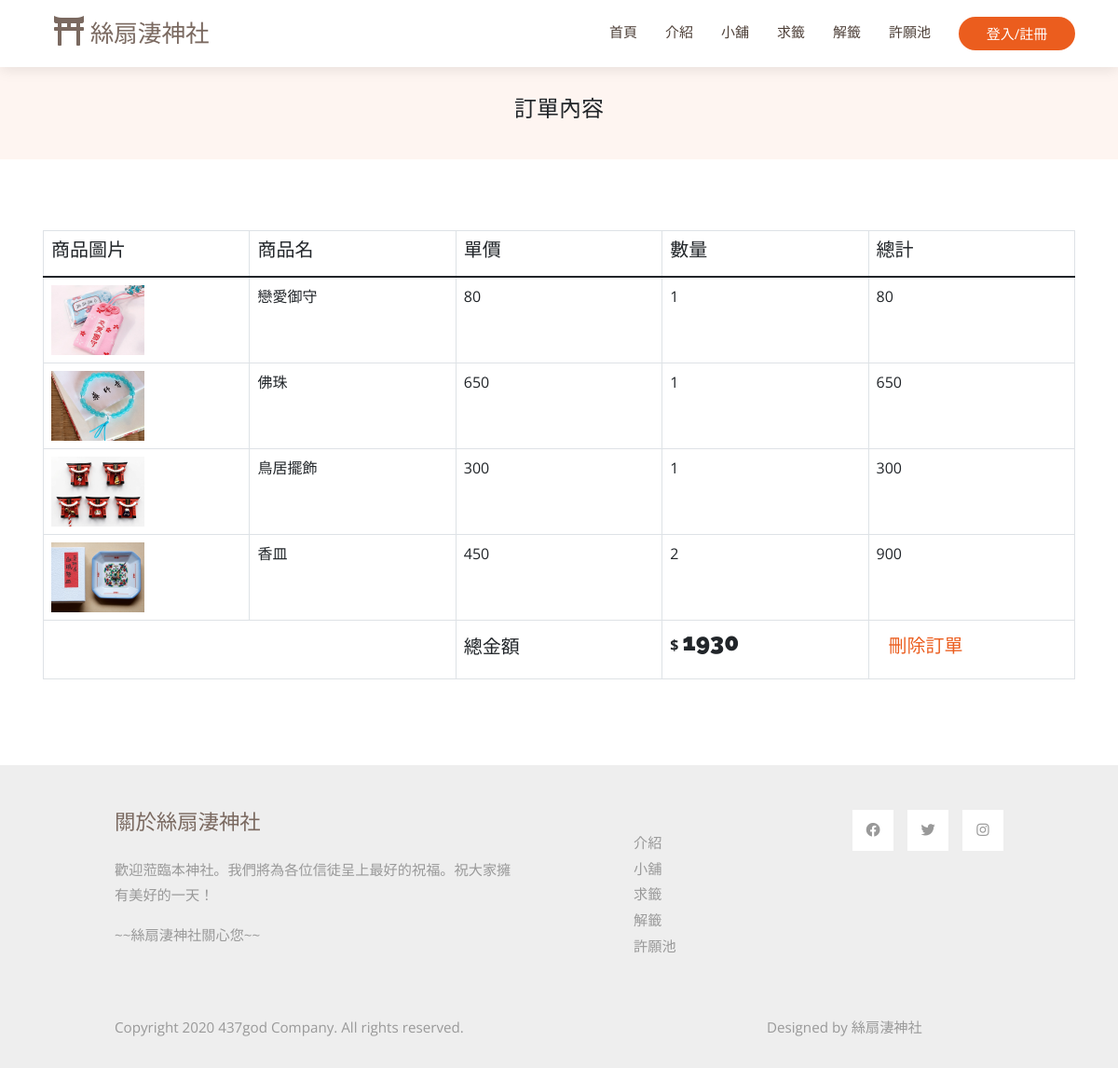
Screenshot of /cart.php?order=4 with the database file from the repository.
### tables this page shows
CREATE TABLE `order_content` (
  `order_id` int(11) NOT NULL,
  `product_name` varchar(20) NOT NULL,
  `product_quantity` int(11) NOT NULL,
  `product_image` varchar(500) NOT NULL,
  `product_price` int(11) NOT NULL,
  `product_unitprice` int(11) NOT NULL
);

CREATE TABLE `order` (
  `member_name` varchar(20) NOT NULL,
  `order_id` int(20) NOT NULL,
  `order_totalprice` int(10) NOT NULL,
  `order_time` date DEFAULT NULL
);

### cart.php (the view, shortened to what this page needs)
<!DOCTYPE html>
<html lang="en">
<head>
  <?php
    include ("template.php");
    echo $vendorcss;
    echo $maincss;
  ?>
  <?php
    include("mysql_connect.inc.php");
    if ($result = mysqli_query($link, "SELECT * FROM `order_content` where `order_id` = ".$_GET['order'])) {
    while ($row = mysqli_fetch_assoc($result)) {
      $data .= "
      <tr>
        <th scope=\"row\"><img class=\"img-fluid\" src=\"$row[product_image]\" alt=\"\" style=\"width: 100px; height: 75px;\"></th>
        <td>$row[product_name]</td>
        <td>$row[product_price]</td>
        <td>$row[product_quantity]</td>
        <td>$row[product_unitprice]</td>
      </tr>";
    }
    };
    if ($result = mysqli_query($link, "SELECT * FROM `order` where `order_id` = ".$_GET['order'])) {
      while ($row = mysqli_fetch_assoc($result)) {
        $total= "$row[order_totalprice]";
      }
      };
    ?>
</head>
<body>
  <?php
  include ("template.php");
  ?>
  <header id="header" class="fixed-top d-flex align-items-center">
    <div class="container d-flex align-items-center justify-content-between">
      <div class="container-fluid">
        <a class="navbar-brand" href="index.php">
            <i class="fas fa-film mr-2"></i>
            絲扇淒神社
        </a>
      </div>
      <nav id="navbar" class="navbar">
        <ul>
          <li><a class="nav-link scrollto" href="index.php">首頁</a></li>
          <li><a class="nav-link scrollto" href="first.php">介紹</a></li>
          <li><a class="nav-link scrollto" href="store-page.php">小舖</a></li>
          <li><a class="nav-link scrollto" href="求籤.php">求籤</a></li>
          <li><a class="nav-link scrollto" href="解籤1.php">解籤</a></li>
          <li><a class="nav-link scrollto" href="許願池.php">許願池</a></li>
          <?php
            if (isset($_SESSION['Name'])) {
                if($_SESSION["Name"] == 'admin')
                {
                  echo '<li><a class="nav-link scrollto" href="商品管理.php">管理中心</a></li>';
                  echo '<li><a href="logout.php">'.$_SESSION['Name'].'   登出</a></li>';
                }
                else
                {
                  echo '<li><a class="nav-link scrollto" href="訂單管理.php">訂單查詢</a></li>';
                  echo '<li><a href="logout.php">'.$_SESSION['Name'].'   登出</a></li>';
                }
                } else {
                echo '<li><button class="getstarted button1" onclick="document.getElementById(\'id01\').style.display=\'block\'" style="width: 125px; padding-top: 7px;">登入/註冊</button></li>';
                }
            ?>
        </ul>
      </nav>
    </div>
  </header>
  <main id="main">
    <section class="breadcrumbs">
        <div class="container">
          <div class="d-flex justify-content-between align-items-center">
            <h2>訂單內容</h2>
          </div>
        </div>
    </section>
    <section class="inner-page">
      <div class="container">
        <div id="product-table">
          <table id="table-product" class="table table-bordered" style="table-layout:fixed">
            <thead>
              <tr>
                <th scope="col"><h5>商品圖片</h5></th>
                <th scope="col"><h5>商品名</h5></th>
                <th scope="col"><h5>單價</h5></th>
                <th scope="col"><h5>數量</h5></th>
                <th scope="col"><h5>總計</h5></th>
              </tr>
            </thead>
            <tbody>
              <?php echo $data;?>
              <th colspan="2"></th>
              <th scope="col">
                <h5 class="mt-2">總金額</h5>
              </th>
              <th scope="col">
                <span>$</span>
                <h2 id="payment" class="fw-bolder" style="display: inline;"><?php echo $total;?></h2>
              </th>
              <th scope="col">
                <button type="button" class="btn delete-order">
                <?php
                echo '<a href="deleteOrder_finish.php?order='.$_GET['order'].'"><h5>刪除訂單<h5>';
                ?>
              </button>
              </th>
            </tbody>
          </table>
        </div>
      </div>
    </section>
  </main>
  <?php
  include ("template.php");
  ?>
</body>
</html>

### css/style.css (style rules this page uses)
body { font-family: "Open Sans", sans-serif; color: #212529; }
a { color: #eb5d1e; text-decoration: none; }
h1, h2, h3, h4, h5, h6, .font-primary { font-family: "Raleway", sans-serif; }
#header { height: 72px; transition: all 0.5s; z-index: 997; transition: all 0.5s; background: #fff; box-shadow: 0px 2px 15px rgba(0, 0, 0, 0.1); }
#main { margin-top: 72px; }
.navbar { padding: 0; }
.navbar ul { margin: 0; padding: 0; display: flex; list-style: none; align-items: center; }
.navbar li { position: relative; }
.navbar a, .navbar a:focus { display: flex; align-items: center; justify-content: space-between; padding: 10px 0 10px 30px; font-size: 15px; color: #4e4039; white-space: nowrap; transition: 0.3s; }
.navbar .getstarted, .navbar .getstarted:focus { background: #eb5d1e; color: #fff; padding: 10px 25px; margin-left: 30px; border-radius: 50px; }
section { padding: 60px 0; overflow: hidden; }
.breadcrumbs { padding: 15px 0; background-color: #fef5f1; min-height: 40px; }
.breadcrumbs h2 { font-size: 24px; font-weight: 300; }

### css/style1.css (style rules this page uses)
*, *:before, *:after { box-sizing: border-box; margin: 0; padding: 0; }
body { font-family: "Open Sans", Helvetica, Arial, sans-serif; background: #ffffff; }
input, button { border: none; outline: none; background: none; font-family: "Open Sans", Helvetica, Arial, sans-serif; }
.button1 { display: block; margin: 0 auto; width: 260px; height: 36px; border-radius: 30px; color: #fff; font-size: 15px; cursor: pointer; }
h2 { width: 100%; font-size: 26px; text-align: center; }
.container { padding: 16px; }

### css/templatemo-style.css (style rules this page uses)
p { line-height: 1.8; }
a { text-decoration: none; transition: all 0.3s ease; }
.container-fluid { max-width: 1770px; }
.tm-container-small { max-width: 1050px; }
.btn { border-radius: 0; }
.navbar-brand { color: rgb(122, 105, 96); font-size: 1.6rem; }
.navbar-brand i { font-size: 2rem; }
.tm-text-primary { color: rgb(122, 105, 96); }
.tm-bg-gray { background-color: #EEEEEE; }
.nav-link { color: #666666; border-bottom: 4px solid transparent; font-size: 1.2rem; }
p, .tm-text-gray { color: #999; }
.tm-footer-links li { list-style: none; margin-bottom: 5px; }
.tm-footer-links li a { color: #999999; }
.tm-social-links li { list-style: none; margin-right: 15px; }
.tm-social-links li:last-child { margin-right: 0; }
.tm-social-links li a { color: #999999; width: 44px; height: 44px; display: flex; background-color: #fff; align-items: center; justify-content: center; }
.tm-footer { font-size: 0.95rem; }
.tm-footer-title { font-size: 1.4rem; }

### rows the page displays
order_content: product_image (picture), product_name "戀愛御守", product_price "80", product_quantity "1", product_unitprice "80"
order_content: product_image (picture), product_name "佛珠", product_price "650", product_quantity "1", product_unitprice "650"
order_content: product_image (picture), product_name "鳥居擺飾", product_price "300", product_quantity "1", product_unitprice "300"
order_content: product_image (picture), product_name "香皿", product_price "450", product_quantity "2", product_unitprice "900"
order: order_totalprice "1930"
